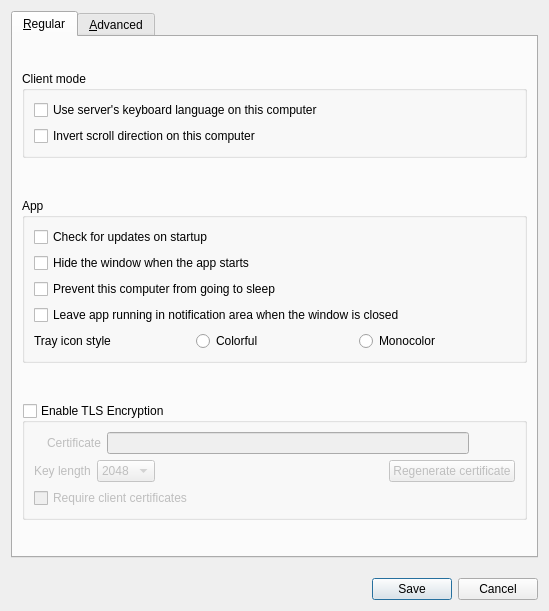
<?xml version="1.0" encoding="UTF-8"?>
<ui version="4.0">
 <class>SettingsDialog</class>
 <widget class="QDialog" name="SettingsDialog">
  <property name="geometry">
   <rect>
    <x>0</x>
    <y>0</y>
    <width>549</width>
    <height>611</height>
   </rect>
  </property>
  <property name="windowTitle">
   <string>Preferences</string>
  </property>
  <property name="modal">
   <bool>true</bool>
  </property>
  <layout class="QVBoxLayout" name="_13">
   <property name="spacing">
    <number>20</number>
   </property>
   <item>
    <widget class="QTabWidget" name="tabWidget">
     <widget class="QWidget" name="tabRegular">
      <property name="sizePolicy">
       <sizepolicy hsizetype="Preferred" vsizetype="Fixed">
        <horstretch>0</horstretch>
        <verstretch>0</verstretch>
       </sizepolicy>
      </property>
      <attribute name="title">
       <string>&amp;Regular</string>
      </attribute>
      <layout class="QVBoxLayout" name="_8">
       <property name="spacing">
        <number>15</number>
       </property>
       <item>
        <widget class="QGroupBox" name="groupClientOptions">
         <property name="sizePolicy">
          <sizepolicy hsizetype="Preferred" vsizetype="Maximum">
           <horstretch>0</horstretch>
           <verstretch>0</verstretch>
          </sizepolicy>
         </property>
         <property name="title">
          <string>Client mode</string>
         </property>
         <layout class="QVBoxLayout" name="_10">
          <item>
           <widget class="QCheckBox" name="cbLanguageSync">
            <property name="text">
             <string>Use server's keyboard language on this computer</string>
            </property>
           </widget>
          </item>
          <item>
           <widget class="QCheckBox" name="cbScrollDirection">
            <property name="text">
             <string>Invert scroll direction on this computer</string>
            </property>
           </widget>
          </item>
         </layout>
        </widget>
       </item>
       <item>
        <widget class="QGroupBox" name="groupApp">
         <property name="sizePolicy">
          <sizepolicy hsizetype="Preferred" vsizetype="Maximum">
           <horstretch>0</horstretch>
           <verstretch>0</verstretch>
          </sizepolicy>
         </property>
         <property name="title">
          <string>App</string>
         </property>
         <layout class="QVBoxLayout" name="_9">
          <item>
           <widget class="QCheckBox" name="cbAutoUpdate">
            <property name="text">
             <string>Check for updates on startup </string>
            </property>
           </widget>
          </item>
          <item>
           <widget class="QCheckBox" name="cbAutoHide">
            <property name="text">
             <string>Hide the window when the app starts</string>
            </property>
           </widget>
          </item>
          <item>
           <widget class="QCheckBox" name="cbPreventSleep">
            <property name="text">
             <string>Prevent this computer from going to sleep</string>
            </property>
           </widget>
          </item>
          <item>
           <widget class="QCheckBox" name="cbCloseToTray">
            <property name="text">
             <string>Leave app running in notification area when the window is closed</string>
            </property>
           </widget>
          </item>
          <item>
           <layout class="QHBoxLayout" name="horizontalLayout_8">
            <item>
             <widget class="QLabel" name="lblTrayIconStyle">
              <property name="text">
               <string>Tray icon style</string>
              </property>
             </widget>
            </item>
            <item>
             <widget class="QRadioButton" name="rbIconColorful">
              <property name="text">
               <string>Colorful</string>
              </property>
             </widget>
            </item>
            <item>
             <widget class="QRadioButton" name="rbIconMono">
              <property name="text">
               <string>Monocolor</string>
              </property>
             </widget>
            </item>
           </layout>
          </item>
         </layout>
        </widget>
       </item>
       <item>
        <widget class="QGroupBox" name="groupSecurity">
         <property name="sizePolicy">
          <sizepolicy hsizetype="Preferred" vsizetype="Maximum">
           <horstretch>0</horstretch>
           <verstretch>0</verstretch>
          </sizepolicy>
         </property>
         <property name="title">
          <string>Enable TLS Encryption</string>
         </property>
         <property name="checkable">
          <bool>true</bool>
         </property>
         <property name="checked">
          <bool>false</bool>
         </property>
         <layout class="QVBoxLayout" name="_11">
          <item>
           <widget class="QWidget" name="widgetTlsCert" native="true">
            <layout class="QHBoxLayout" name="_12">
             <property name="leftMargin">
              <number>0</number>
             </property>
             <property name="topMargin">
              <number>0</number>
             </property>
             <property name="rightMargin">
              <number>0</number>
             </property>
             <property name="bottomMargin">
              <number>0</number>
             </property>
             <item>
              <widget class="QLabel" name="lblTlsCertInfo">
               <property name="text">
                <string notr="true"/>
               </property>
              </widget>
             </item>
             <item>
              <widget class="QLabel" name="lblTlsCert">
               <property name="sizePolicy">
                <sizepolicy hsizetype="Preferred" vsizetype="Fixed">
                 <horstretch>0</horstretch>
                 <verstretch>0</verstretch>
                </sizepolicy>
               </property>
               <property name="text">
                <string>Certificate</string>
               </property>
              </widget>
             </item>
             <item>
              <widget class="QLineEdit" name="lineTlsCertPath">
               <property name="minimumSize">
                <size>
                 <width>0</width>
                 <height>0</height>
                </size>
               </property>
              </widget>
             </item>
             <item>
              <widget class="QPushButton" name="btnTlsCertPath">
               <property name="cursor">
                <cursorShape>PointingHandCursor</cursorShape>
               </property>
               <property name="text">
                <string/>
               </property>
               <property name="icon">
                <iconset theme="QIcon::ThemeIcon::DocumentOpen"/>
               </property>
               <property name="flat">
                <bool>true</bool>
               </property>
              </widget>
             </item>
            </layout>
           </widget>
          </item>
          <item>
           <layout class="QHBoxLayout" name="horizontalLayout_5">
            <property name="topMargin">
             <number>0</number>
            </property>
            <item>
             <widget class="QLabel" name="lblTlsKeyLength">
              <property name="sizePolicy">
               <sizepolicy hsizetype="Preferred" vsizetype="Fixed">
                <horstretch>0</horstretch>
                <verstretch>0</verstretch>
               </sizepolicy>
              </property>
              <property name="text">
               <string>Key length</string>
              </property>
             </widget>
            </item>
            <item>
             <widget class="QComboBox" name="comboTlsKeyLength">
              <item>
               <property name="text">
                <string>2048</string>
               </property>
              </item>
              <item>
               <property name="text">
                <string>4096</string>
               </property>
              </item>
             </widget>
            </item>
            <item>
             <spacer name="horizontalSpacer_2">
              <property name="orientation">
               <enum>Qt::Orientation::Horizontal</enum>
              </property>
              <property name="sizeHint" stdset="0">
               <size>
                <width>40</width>
                <height>20</height>
               </size>
              </property>
             </spacer>
            </item>
            <item>
             <widget class="QPushButton" name="btnTlsRegenCert">
              <property name="text">
               <string>Regenerate certificate</string>
              </property>
              <property name="icon">
               <iconset theme="QIcon::ThemeIcon::ViewRefresh"/>
              </property>
             </widget>
            </item>
           </layout>
          </item>
          <item>
           <widget class="QCheckBox" name="cbRequireClientCert">
            <property name="text">
             <string>Require client certificates</string>
            </property>
           </widget>
          </item>
          <item>
           <spacer name="verticalSpacer_2">
            <property name="orientation">
             <enum>Qt::Orientation::Vertical</enum>
            </property>
            <property name="sizeHint" stdset="0">
             <size>
              <width>20</width>
              <height>0</height>
             </size>
            </property>
           </spacer>
          </item>
         </layout>
        </widget>
       </item>
      </layout>
     </widget>
     <widget class="QWidget" name="tabAdvanced">
      <property name="sizePolicy">
       <sizepolicy hsizetype="Preferred" vsizetype="Fixed">
        <horstretch>0</horstretch>
        <verstretch>0</verstretch>
       </sizepolicy>
      </property>
      <attribute name="title">
       <string>&amp;Advanced</string>
      </attribute>
      <layout class="QVBoxLayout" name="_2">
       <property name="spacing">
        <number>15</number>
       </property>
       <property name="topMargin">
        <number>9</number>
       </property>
       <item>
        <widget class="QGroupBox" name="groupNetworking">
         <property name="sizePolicy">
          <sizepolicy hsizetype="Preferred" vsizetype="Maximum">
           <horstretch>0</horstretch>
           <verstretch>0</verstretch>
          </sizepolicy>
         </property>
         <property name="title">
          <string>Networking</string>
         </property>
         <layout class="QHBoxLayout" name="horizontalLayout">
          <item>
           <widget class="QLabel" name="lblPort">
            <property name="sizePolicy">
             <sizepolicy hsizetype="Preferred" vsizetype="Fixed">
              <horstretch>0</horstretch>
              <verstretch>0</verstretch>
             </sizepolicy>
            </property>
            <property name="text">
             <string>Port</string>
            </property>
           </widget>
          </item>
          <item>
           <widget class="QSpinBox" name="sbPort">
            <property name="enabled">
             <bool>true</bool>
            </property>
            <property name="sizePolicy">
             <sizepolicy hsizetype="MinimumExpanding" vsizetype="Fixed">
              <horstretch>0</horstretch>
              <verstretch>0</verstretch>
             </sizepolicy>
            </property>
            <property name="maximum">
             <number>65535</number>
            </property>
            <property name="value">
             <number>24800</number>
            </property>
           </widget>
          </item>
          <item>
           <widget class="QLabel" name="lblNetworkIp">
            <property name="sizePolicy">
             <sizepolicy hsizetype="Preferred" vsizetype="Fixed">
              <horstretch>0</horstretch>
              <verstretch>0</verstretch>
             </sizepolicy>
            </property>
            <property name="text">
             <string>Network IP</string>
            </property>
           </widget>
          </item>
          <item>
           <widget class="QLineEdit" name="lineInterface">
            <property name="enabled">
             <bool>true</bool>
            </property>
           </widget>
          </item>
         </layout>
        </widget>
       </item>
       <item>
        <widget class="QGroupBox" name="groupLogs">
         <property name="sizePolicy">
          <sizepolicy hsizetype="Preferred" vsizetype="Maximum">
           <horstretch>0</horstretch>
           <verstretch>0</verstretch>
          </sizepolicy>
         </property>
         <property name="title">
          <string>Logs</string>
         </property>
         <layout class="QGridLayout" name="_3">
          <property name="verticalSpacing">
           <number>9</number>
          </property>
          <item row="7" column="0" colspan="4">
           <widget class="QWidget" name="widgetLogFilename" native="true">
            <property name="sizePolicy">
             <sizepolicy hsizetype="Preferred" vsizetype="Maximum">
              <horstretch>0</horstretch>
              <verstretch>0</verstretch>
             </sizepolicy>
            </property>
            <layout class="QHBoxLayout" name="_4">
             <property name="spacing">
              <number>3</number>
             </property>
             <property name="leftMargin">
              <number>0</number>
             </property>
             <property name="topMargin">
              <number>0</number>
             </property>
             <property name="rightMargin">
              <number>0</number>
             </property>
             <property name="bottomMargin">
              <number>0</number>
             </property>
             <item>
              <widget class="QLabel" name="labelLogPath">
               <property name="sizePolicy">
                <sizepolicy hsizetype="Preferred" vsizetype="Fixed">
                 <horstretch>0</horstretch>
                 <verstretch>0</verstretch>
                </sizepolicy>
               </property>
               <property name="text">
                <string>Log path</string>
               </property>
              </widget>
             </item>
             <item>
              <spacer name="horizontalSpacer_7">
               <property name="orientation">
                <enum>Qt::Orientation::Horizontal</enum>
               </property>
               <property name="sizeType">
                <enum>QSizePolicy::Policy::Minimum</enum>
               </property>
               <property name="sizeHint" stdset="0">
                <size>
                 <width>20</width>
                 <height>20</height>
                </size>
               </property>
              </spacer>
             </item>
             <item>
              <widget class="QLineEdit" name="lineLogFilename">
               <property name="enabled">
                <bool>true</bool>
               </property>
               <property name="sizePolicy">
                <sizepolicy hsizetype="Expanding" vsizetype="Fixed">
                 <horstretch>0</horstretch>
                 <verstretch>0</verstretch>
                </sizepolicy>
               </property>
              </widget>
             </item>
             <item>
              <widget class="QPushButton" name="btnBrowseLog">
               <property name="enabled">
                <bool>true</bool>
               </property>
               <property name="cursor">
                <cursorShape>PointingHandCursor</cursorShape>
               </property>
               <property name="text">
                <string/>
               </property>
               <property name="icon">
                <iconset theme="QIcon::ThemeIcon::DocumentOpen"/>
               </property>
               <property name="flat">
                <bool>true</bool>
               </property>
              </widget>
             </item>
            </layout>
           </widget>
          </item>
          <item row="2" column="1">
           <spacer name="horizontalSpacer_5">
            <property name="orientation">
             <enum>Qt::Orientation::Horizontal</enum>
            </property>
            <property name="sizeHint" stdset="0">
             <size>
              <width>40</width>
              <height>20</height>
             </size>
            </property>
           </spacer>
          </item>
          <item row="2" column="0">
           <widget class="QCheckBox" name="cbLogToFile">
            <property name="text">
             <string>Log to file</string>
            </property>
           </widget>
          </item>
          <item row="2" column="3">
           <widget class="QComboBox" name="comboLogLevel">
            <item>
             <property name="text">
              <string>Fatal</string>
             </property>
            </item>
            <item>
             <property name="text">
              <string>Error</string>
             </property>
            </item>
            <item>
             <property name="text">
              <string>Warning</string>
             </property>
            </item>
            <item>
             <property name="text">
              <string>Note</string>
             </property>
            </item>
            <item>
             <property name="text">
              <string>Info</string>
             </property>
            </item>
            <item>
             <property name="text">
              <string>Debug</string>
             </property>
            </item>
            <item>
             <property name="text">
              <string>Debug1</string>
             </property>
            </item>
            <item>
             <property name="text">
              <string>Debug2</string>
             </property>
            </item>
           </widget>
          </item>
          <item row="2" column="2">
           <widget class="QLabel" name="lblLogLevel">
            <property name="sizePolicy">
             <sizepolicy hsizetype="Preferred" vsizetype="Fixed">
              <horstretch>0</horstretch>
              <verstretch>0</verstretch>
             </sizepolicy>
            </property>
            <property name="text">
             <string>Level</string>
            </property>
           </widget>
          </item>
          <item row="8" column="0" colspan="4">
           <widget class="QLabel" name="lblDebugWarning">
            <property name="text">
             <string>Using a Debug log level may affect performance. Only use a Debug level if you are attempting to debug an issue or are gathering logs to submit with a bug report.</string>
            </property>
            <property name="wordWrap">
             <bool>true</bool>
            </property>
           </widget>
          </item>
         </layout>
        </widget>
       </item>
       <item>
        <widget class="QGroupBox" name="groupService">
         <property name="enabled">
          <bool>true</bool>
         </property>
         <property name="sizePolicy">
          <sizepolicy hsizetype="Preferred" vsizetype="Maximum">
           <horstretch>0</horstretch>
           <verstretch>0</verstretch>
          </sizepolicy>
         </property>
         <property name="title">
          <string>Use background service (daemon)</string>
         </property>
         <property name="checkable">
          <bool>true</bool>
         </property>
         <property name="checked">
          <bool>false</bool>
         </property>
         <layout class="QGridLayout" name="_6">
          <item row="1" column="0">
           <widget class="QCheckBox" name="cbElevateDaemon">
            <property name="text">
             <string>Always run as system (work at login screen and UAC)</string>
            </property>
            <property name="autoExclusive">
             <bool>false</bool>
            </property>
           </widget>
          </item>
         </layout>
        </widget>
       </item>
       <item>
        <spacer name="verticalSpacer">
         <property name="orientation">
          <enum>Qt::Orientation::Vertical</enum>
         </property>
         <property name="sizeHint" stdset="0">
          <size>
           <width>20</width>
           <height>0</height>
          </size>
         </property>
        </spacer>
       </item>
      </layout>
     </widget>
    </widget>
   </item>
   <item>
    <widget class="QDialogButtonBox" name="buttonBox">
     <property name="orientation">
      <enum>Qt::Orientation::Horizontal</enum>
     </property>
     <property name="standardButtons">
      <set>QDialogButtonBox::StandardButton::Cancel|QDialogButtonBox::StandardButton::Save</set>
     </property>
    </widget>
   </item>
  </layout>
 </widget>
 <tabstops>
  <tabstop>tabWidget</tabstop>
  <tabstop>cbLanguageSync</tabstop>
  <tabstop>cbScrollDirection</tabstop>
  <tabstop>cbAutoUpdate</tabstop>
  <tabstop>cbAutoHide</tabstop>
  <tabstop>cbPreventSleep</tabstop>
  <tabstop>cbCloseToTray</tabstop>
  <tabstop>rbIconColorful</tabstop>
  <tabstop>rbIconMono</tabstop>
  <tabstop>groupSecurity</tabstop>
  <tabstop>lineTlsCertPath</tabstop>
  <tabstop>btnTlsCertPath</tabstop>
  <tabstop>comboTlsKeyLength</tabstop>
  <tabstop>btnTlsRegenCert</tabstop>
  <tabstop>cbRequireClientCert</tabstop>
  <tabstop>sbPort</tabstop>
  <tabstop>lineInterface</tabstop>
  <tabstop>cbLogToFile</tabstop>
  <tabstop>comboLogLevel</tabstop>
  <tabstop>lineLogFilename</tabstop>
  <tabstop>btnBrowseLog</tabstop>
  <tabstop>groupService</tabstop>
  <tabstop>cbElevateDaemon</tabstop>
 </tabstops>
 <resources/>
 <connections/>
</ui>
